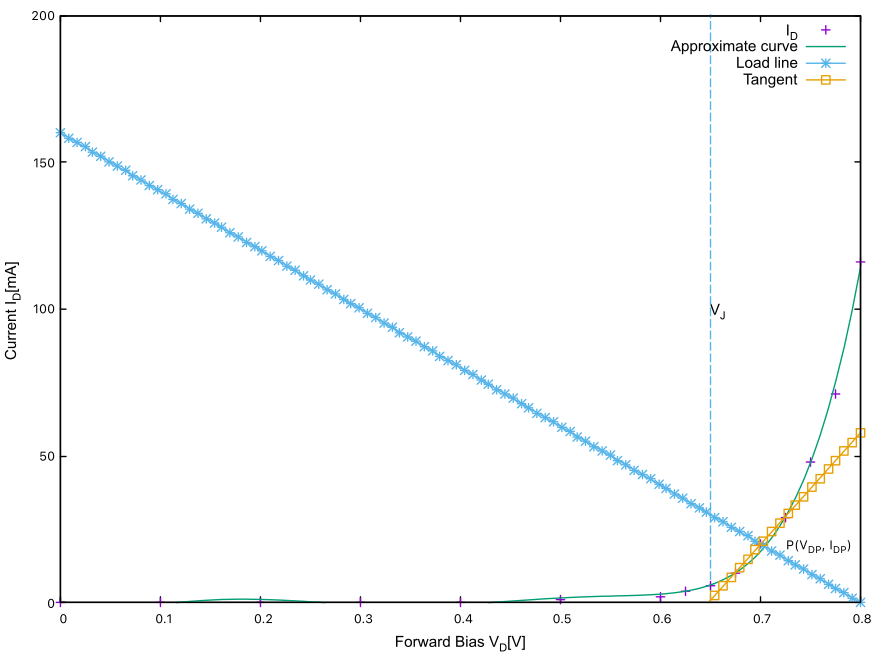

Source code (gnuplot):
#!/usr/local/Cellar/gnuplot/5.4.3_1/bin/gnuplot
#    	G N U P L O T
#    	Version 5.4 patchlevel 3    last modified 2021-12-24 
#    
#    	Copyright (C) 1986-1993, 1998, 2004, 2007-2021
#    	Thomas Williams, Colin Kelley and many others
#    
#    	gnuplot home:     http://www.gnuplot.info
#    	faq, bugs, etc:   type "help FAQ"
#    	immediate help:   type "help"  (plot window: hit 'h')
# set terminal qt 0 font "Sans,9"
# set output
unset clip points
set clip one
unset clip two
unset clip radial
set errorbars front 1.000000 
set border 31 front lt black linewidth 1.000 dashtype solid
set zdata 
set ydata 
set xdata 
set y2data 
set x2data 
set boxwidth
set boxdepth 0
set style fill  empty border
set style rectangle back fc  bgnd fillstyle   solid 1.00 border lt -1
set style circle radius graph 0.02 
set style ellipse size graph 0.05, 0.03 angle 0 units xy
set dummy x, y
set format x "% h" 
set format y "% h" 
set format x2 "% h" 
set format y2 "% h" 
set format z "% h" 
set format cb "% h" 
set format r "% h" 
set ttics format "% h"
set timefmt "%d/%m/%y,%H:%M"
set angles radians
set tics back
unset grid
unset raxis
set theta counterclockwise right
set style parallel front  lt black linewidth 2.000 dashtype solid
set key notitle
set key fixed right top vertical Right noreverse enhanced autotitle nobox
set key noinvert samplen 4 spacing 1 width 0 height 0 
set key maxcolumns 0 maxrows 0
set key noopaque
unset label
unset arrow
unset style line
unset style arrow
set style histogram clustered gap 2 title textcolor lt -1
unset object
unset walls
set style textbox  transparent margins  1.0,  1.0 border  lt -1 linewidth  1.0
set offsets 0, 0, 0, 0
set pointsize 1
set pointintervalbox 1
set encoding default
unset polar
unset parametric
unset spiderplot
unset decimalsign
unset micro
unset minussign
set view 60, 30, 1, 1
set view azimuth 0
set rgbmax 255
set samples 100, 100
set isosamples 10, 10
set surface 
unset contour
set cntrlabel  format '%8.3g' font '' start 5 interval 20
set mapping cartesian
set datafile separator whitespace
set datafile nocolumnheaders
unset hidden3d
set cntrparam order 4
set cntrparam linear
set cntrparam levels 5
set cntrparam levels auto
set cntrparam firstlinetype 0 unsorted
set cntrparam points 5
set size ratio 0 1,1
set origin 0,0
set style data points
set style function lines
unset xzeroaxis
unset yzeroaxis
unset zzeroaxis
unset x2zeroaxis
unset y2zeroaxis
set xyplane relative 0.5
set tics scale  1, 0.5, 1, 1, 1
set mxtics default
set mytics default
set mztics default
set mx2tics default
set my2tics default
set mcbtics default
set mrtics default
set nomttics
set xtics border in scale 1,0.5 mirror norotate  autojustify
set xtics  norangelimit autofreq 
set ytics border in scale 1,0.5 mirror norotate  autojustify
set ytics  norangelimit autofreq 
set ztics border in scale 1,0.5 nomirror norotate  autojustify
set ztics  norangelimit autofreq 
unset x2tics
unset y2tics
set cbtics border in scale 1,0.5 mirror norotate  autojustify
set cbtics  norangelimit autofreq 
set rtics axis in scale 1,0.5 nomirror norotate  autojustify
set rtics  norangelimit autofreq 
unset ttics
set timestamp bottom 
set timestamp "" 
set timestamp  font "" textcolor lt -1 norotate
set urange [ * : * ] noreverse nowriteback
set vrange [ * : * ] noreverse nowriteback
set xlabel "Forward Bias V_D[V]" 
set xlabel  font "Arial,11" textcolor lt -1 norotate
set x2label "" 
set x2label  font "" textcolor lt -1 norotate
set xrange [ 0.00000 : 0.800000 ] noreverse writeback
set x2range [ * : * ] noreverse writeback
set ylabel "Current I_D[mA]" 
set ylabel  font "Arial,11" textcolor lt -1 rotate
set y2label "" 
set y2label  font "" textcolor lt -1 rotate
set yrange [ 0.00000 : 200.000 ] noreverse writeback
set y2range [ * : * ] noreverse writeback
set zlabel "" 
set zlabel  font "" textcolor lt -1 norotate
set zrange [ * : * ] noreverse writeback
set cblabel "" 
set cblabel  font "" textcolor lt -1 rotate
set cbrange [ * : * ] noreverse writeback
set rlabel "" 
set rlabel  font "" textcolor lt -1 norotate
set rrange [ * : * ] noreverse writeback
unset logscale
unset jitter
set zero 1e-08
set lmargin  -1
set bmargin  -1
set rmargin  -1
set tmargin  -1
set locale "ja_JP.UTF-8"
set pm3d explicit at s
set pm3d scansautomatic
set pm3d interpolate 1,1 flush begin noftriangles noborder corners2color mean
set pm3d clip z 
set pm3d nolighting
set palette positive nops_allcF maxcolors 0 gamma 1.5 color model RGB 
set palette rgbformulae 7, 5, 15
set colorbox default
set colorbox vertical origin screen 0.9, 0.2 size screen 0.05, 0.6 front  noinvert bdefault
set style boxplot candles range  1.50 outliers pt 7 separation 1 labels auto unsorted
set loadpath 
set fontpath
set psdir
set fit brief errorvariables nocovariancevariables errorscaling prescale nowrap v5
GNUTERM = "qt"
I = {0.0, 1.0}
VoxelDistance = 0.0
a = 25085.4547807712
b = -51039.1752874936
FIT_CONVERGED = 1
FIT_NDF = 8
FIT_STDFIT = 1.87880211160198
FIT_WSSR = 28.2391789964804
FIT_P = 0.000430843156727034
FIT_NITER = 7
a_err = 5672.97452938936
b_err = 14030.7108295064
c = 39325.0475554539
d = -14051.3931424696
e = 2267.35440293964
c_err = 13193.5883564372
d_err = 5829.06775291243
e_err = 1196.02557369925
f = -127.429747771921
f_err = 93.4170700298873
g = 0.10559209648332
g_err = 1.87696490883977

set key font "Arial,11"
set label font "Arial,11"
set label 1 'V_J' at 0.65,100 left
set label 2 'P(V_{DP}, I_{DP})' at 0.79,19.8 right

#set key left

set arrow from 0.65,0 to 0.65,200 nohead lt 3 dt (10,5)
plot "bias.txt" using 2:1 title "I_D",a*x**6+b*x**5+c*x**4+d*x**3+e*x**2+f*x+g title "Approximate curve",(-x/5+0.8/5)*1000 title "Load line" w lp , 380*x-246.2 title "Tangent" w lp
##plot [0.7:0][0.7:200] w l
## fit a*x "bias.txt" using 4:3 title "Approximate curve" via a
#    EOF
